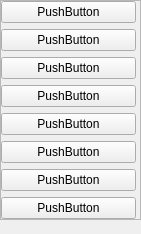
                                    <widget class="QWidget" name="scrollAreaWidgetContents">
                                     <property name="geometry">
                                      <rect>
                                       <x>0</x>
                                       <y>0</y>
                                       <width>141</width>
                                       <height>234</height>
                                      </rect>
                                     </property>
                                     <layout class="QHBoxLayout" name="horizontalLayout_28">
                                      <property name="spacing">
                                       <number>0</number>
                                      </property>
                                      <property name="leftMargin">
                                       <number>0</number>
                                      </property>
                                      <property name="topMargin">
                                       <number>0</number>
                                      </property>
                                      <property name="rightMargin">
                                       <number>0</number>
                                      </property>
                                      <property name="bottomMargin">
                                       <number>0</number>
                                      </property>
                                      <item alignment="Qt::AlignTop">
                                       <widget class="QFrame" name="bargraphs_list">
                                        <property name="frameShape">
                                         <enum>QFrame::StyledPanel</enum>
                                        </property>
                                        <property name="frameShadow">
                                         <enum>QFrame::Raised</enum>
                                        </property>
                                        <property name="style_ID" stdset="0">
                                         <string>taskbarBgLight</string>
                                        </property>
                                        <layout class="QVBoxLayout" name="verticalLayout_21">
                                         <property name="leftMargin">
                                          <number>0</number>
                                         </property>
                                         <property name="topMargin">
                                          <number>0</number>
                                         </property>
                                         <property name="rightMargin">
                                          <number>4</number>
                                         </property>
                                         <property name="bottomMargin">
                                          <number>0</number>
                                         </property>
                                         <item>
                                          <widget class="QPushButton" name="pushButton_10">
                                           <property name="text">
                                            <string>PushButton</string>
                                           </property>
                                          </widget>
                                         </item>
                                         <item>
                                          <widget class="QPushButton" name="pushButton_20">
                                           <property name="text">
                                            <string>PushButton</string>
                                           </property>
                                          </widget>
                                         </item>
                                         <item>
                                          <widget class="QPushButton" name="pushButton_8">
                                           <property name="text">
                                            <string>PushButton</string>
                                           </property>
                                          </widget>
                                         </item>
                                         <item>
                                          <widget class="QPushButton" name="pushButton_18">
                                           <property name="text">
                                            <string>PushButton</string>
                                           </property>
                                          </widget>
                                         </item>
                                         <item>
                                          <widget class="QPushButton" name="pushButton_16">
                                           <property name="text">
                                            <string>PushButton</string>
                                           </property>
                                          </widget>
                                         </item>
                                         <item>
                                          <widget class="QPushButton" name="pushButton_9">
                                           <property name="text">
                                            <string>PushButton</string>
                                           </property>
                                          </widget>
                                         </item>
                                         <item>
                                          <widget class="QPushButton" name="pushButton_19">
                                           <property name="text">
                                            <string>PushButton</string>
                                           </property>
                                          </widget>
                                         </item>
                                         <item>
                                          <widget class="QPushButton" name="pushButton_17">
                                           <property name="text">
                                            <string>PushButton</string>
                                           </property>
                                          </widget>
                                         </item>
                                        </layout>
                                       </widget>
                                      </item>
                                     </layout>
                                    </widget>
